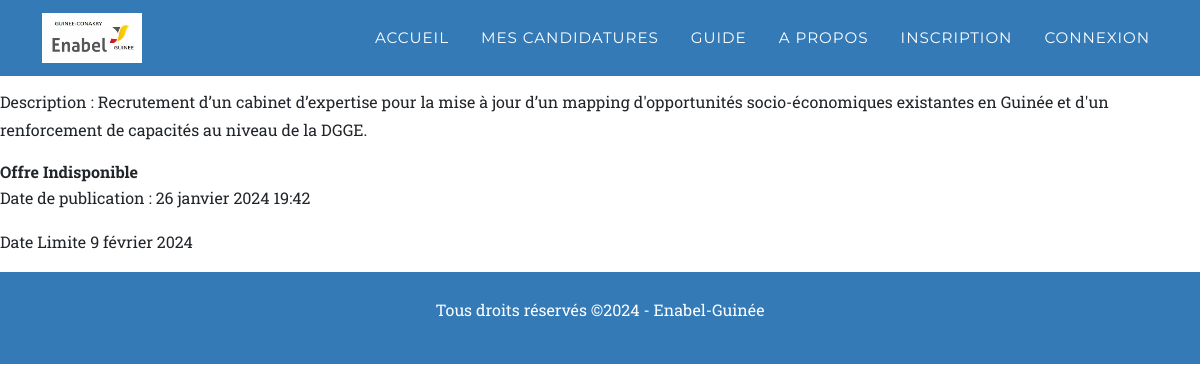
Screenshot of /detail/GIN23003-10009 with the database file from the repository.
### app_blog/models.py (models this page shows, shortened)
class Marche_public(models.Model):
    code = models.CharField(max_length=50, verbose_name="code de l'offre", primary_key=True)
    description = models.TextField()
    status = models.BooleanField(default=True)
    ouvert = models.BooleanField(default=False)
    pays = models.CharField(max_length=20, default="Burkina Faso")
    employe = models.ForeignKey(User, on_delete=models.CASCADE, blank=True, null=True)
    doc1 = models.FileField(upload_to='file/', blank=True, null=True)
    doc2 = models.FileField(upload_to='file/', blank=True, null=True)
    doc3 = models.FileField(upload_to='file/', blank=True, null=True)
    doc4 = models.FileField(upload_to='file/', blank=True, null=True)
    doc5 = models.FileField(upload_to='file/', blank=True, null=True)
    date_pub = models.DateTimeField(auto_now_add=True)
    date_limite = models.DateField()
    heure_limite = models.TimeField(blank=True, null=True)
    delai = models.DateField(blank=True, null=True)

### app_blog/views.py (the view)
# urls.py: path('detail/<str:id>', detail, name='detail'),
def detail(request, id):
    offre = get_object_or_404(Marche_public, pk=id)
    context = {'offre': offre}
    return render(request=request, template_name='blog/detail.html', context=context)

### app_blog/templates/blog/detail.html
{% extends 'base.html' %}
{% block content %}
<p> Code du marché : {{ offre.code }} </p>
<p> Pays : {{ offre.pays }} </p>
<p> Description : {{ offre.description }} </p>
{% if offre.status is True %}
<b>Offre Disponible </b>
{% else %}
<b>Offre Indisponible </b>
{% endif %}
<p> Date de publication : {{ offre.date_pub }} </p>
<p> Date Limite {{ offre.date_limite }} </p>
{% endblock %}

### rows the page displays
Marche_public: description "Recrutement d’un cabinet d’expertise pour la mise à jour d’un mapping d'opportunités socio-économiques existantes en Guinée et d'un renforcement de capacités au niveau de la DGGE.", date_pub "26 janvier 2024 19:42", date_limite "9 février 2024"
